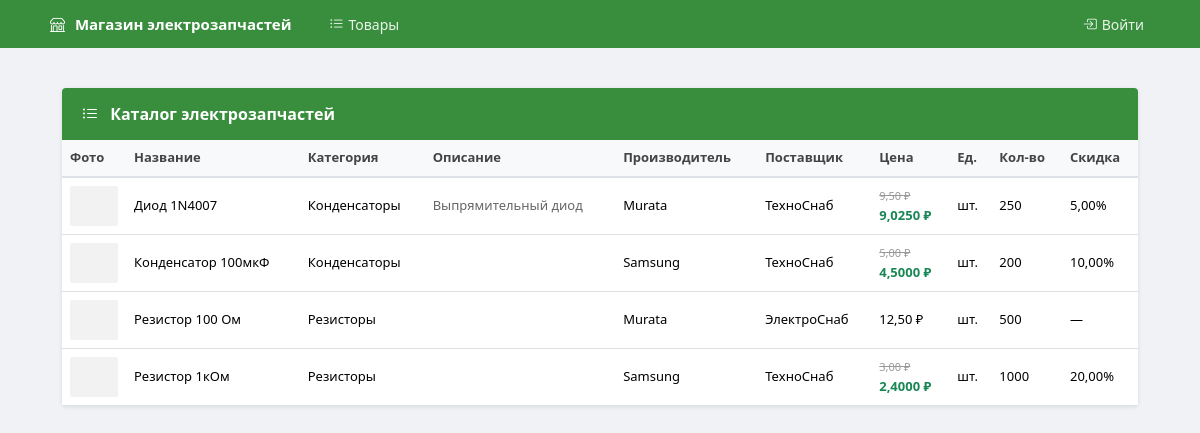
Screenshot of /products/ with the database file from the repository.
### products/models.py (models this page shows, shortened)
class Product(models.Model):
    name = models.CharField(max_length=200, verbose_name="Название товара")
    category = models.ForeignKey(Category, on_delete=models.CASCADE, verbose_name="Категория")
    description = models.TextField(blank=True, verbose_name="Описание")
    manufacturer = models.ForeignKey(Manufacturer, on_delete=models.CASCADE, verbose_name="Производитель")
    supplier = models.ForeignKey(Supplier, on_delete=models.CASCADE, verbose_name="Поставщик")
    price = models.DecimalField(
        max_digits=10,
        decimal_places=2,
        validators=[MinValueValidator(Decimal('0.00'))],
        verbose_name="Цена"
    )
    unit = models.ForeignKey(Unit, on_delete=models.CASCADE, verbose_name="Единица измерения")
    quantity = models.IntegerField(
        default=0,
        validators=[MinValueValidator(0)],
        verbose_name="Количество на складе"
    )
    discount = models.DecimalField(
        max_digits=5,
        decimal_places=2,
        default=0.00,
        validators=[MinValueValidator(Decimal('0.00')), MaxValueValidator(Decimal('100.00'))],
        verbose_name="Скидка (%)"
    )
    image = models.ImageField(
        upload_to='products/',
        blank=True,
        null=True,
        verbose_name="Изображение товара"
    )
    class Meta:
        verbose_name = "Товар"
        verbose_name_plural = "Товары"
        ordering = ['name']
    @property
    def final_price(self):
        if self.discount > 0:
            return self.price * (1 - self.discount / 100)
        return self.price
    @property
    def is_available(self):
        return self.quantity > 0

class Category(models.Model):
    name = models.CharField(max_length=100, unique=True, verbose_name="Название категории")
    class Meta:
        verbose_name = "Категория"
        verbose_name_plural = "Категории"
        ordering = ['name']

class Manufacturer(models.Model):
    name = models.CharField(max_length=100, unique=True, verbose_name="Название производителя")
    class Meta:
        verbose_name = "Производитель"
        verbose_name_plural = "Производители"
        ordering = ['name']

class Supplier(models.Model):
    name = models.CharField(max_length=100, unique=True, verbose_name="Название поставщика")
    class Meta:
        verbose_name = "Поставщик"
        verbose_name_plural = "Поставщики"
        ordering = ['name']

class Unit(models.Model):
    name = models.CharField(max_length=50, unique=True, verbose_name="Единица измерения")
    abbreviation = models.CharField(max_length=10, blank=True, verbose_name="Сокращение")
    class Meta:
        verbose_name = "Единица измерения"
        verbose_name_plural = "Единицы измерения"
        ordering = ['name']

### products/views.py (the view)
# urls.py: path('', views.product_list, name='product_list'),
def product_list(request):
    user_role = get_user_role(request.user) if request.user.is_authenticated else 'guest'
    products = Product.objects.select_related('category', 'manufacturer', 'supplier', 'unit')
    if user_role in ('admin', 'manager'):
        search_query = request.GET.get('search', '')
        if search_query:
            products = products.filter(
                Q(name__icontains=search_query) |
                Q(description__icontains=search_query) |
                Q(category__name__icontains=search_query) |
                Q(manufacturer__name__icontains=search_query) |
                Q(supplier__name__icontains=search_query) |
                Q(unit__name__icontains=search_query)
            )
        supplier_filter = request.GET.get('supplier', '')
        if supplier_filter:
            products = products.filter(supplier__id=supplier_filter)
        sort_by = request.GET.get('sort', 'name')
        if sort_by == 'quantity_asc':
            products = products.order_by('quantity')
        elif sort_by == 'quantity_desc':
            products = products.order_by('-quantity')
        else:
            products = products.order_by('name')
        suppliers = Supplier.objects.all()
    else:
        suppliers = None
        search_query = ''
        supplier_filter = ''
        sort_by = 'name'
    if user_role not in ('admin', 'manager'):
        products = products.order_by('name')
    paginator = Paginator(products, 10)
    page_number = request.GET.get('page')
    page_obj = paginator.get_page(page_number)
    return render(request, 'products/product_list.html', {
        'page_obj': page_obj,
        'user_role': user_role,
        'suppliers': suppliers,
        'search_query': search_query,
        'supplier_filter': supplier_filter,
        'sort_by': sort_by,
    })

### accounts/context_processors.py (called while the page is built)
def current_user_role(request):
    return {'current_user_role': get_user_role(request.user)}

### accounts/utils.py (called while the page is built, shortened)
def get_user_role(user):
    if not user.is_authenticated:
        return 'guest'

### templates/products/product_list.html (shortened to what this page needs)
{% extends 'base/base.html' %}
{% load static %}
{% block content %}
<div class="card">
    <div class="card-header-accent d-flex justify-content-between align-items-center">
        <span><i class="bi bi-list-ul"></i> Каталог электрозапчастей</span>
    </div>
    <div class="card-body p-0">
        {% if page_obj %}
        <div class="table-responsive">
            <table class="table table-hover mb-0">
                <thead>
                    <tr>
                        <th style="width:60px">Фото</th>
                        <th>Название</th>
                        <th>Категория</th>
                        <th>Описание</th>
                        <th>Производитель</th>
                        <th>Поставщик</th>
                        <th>Цена</th>
                        <th>Ед.</th>
                        <th>Кол-во</th>
                        <th>Скидка</th>
                    </tr>
                </thead>
                <tbody>
                    {% for product in page_obj %}
                    <tr class="product-row {% if product.discount > 15 %}discount-high{% endif %} {% if not product.is_available %}out-of-stock{% endif %} {% if user_role == 'admin' %}admin-editable-row{% endif %}"
                        {% if user_role == 'admin' %}data-edit-url="{% url 'products:product_update' product.pk %}"{% endif %}>
                        <td>
                            {% if product.image %}
                            <img src="{{ product.image.url }}" style="width:48px;height:40px;object-fit:cover;border-radius:2px;">
                            {% else %}
                            <img src="{% static 'images/picture.png' %}" style="width:48px;height:40px;object-fit:cover;border-radius:2px;opacity:0.5;">
                            {% endif %}
                        </td>
                        <td>{{ product.name }}</td>
                        <td>{{ product.category.name }}</td>
                        <td><span style="color:#666">{{ product.description|truncatechars:40 }}</span></td>
                        <td>{{ product.manufacturer.name }}</td>
                        <td>{{ product.supplier.name }}</td>
                        <td>
                            {% if product.discount > 0 %}
                            <span class="original-price">{{ product.price }} ₽</span><br>
                            <span class="final-price">{{ product.final_price }} ₽</span>
                            {% else %}
                            {{ product.price }} ₽
                            {% endif %}
                        </td>
                        <td>{{ product.unit.abbreviation|default:product.unit.name }}</td>
                        <td>{{ product.quantity }}</td>
                        <td>{% if product.discount > 0 %}{{ product.discount }}%{% else %}—{% endif %}</td>
                    </tr>
                    {% endfor %}
                </tbody>
            </table>
        </div>
        {% else %}
        <div class="text-center py-5 text-muted">
            <i class="bi bi-inbox-fill" style="font-size:2.5rem"></i>
            <p class="mt-3 mb-0">Электрозапчасти не найдены</p>
        </div>
        {% endif %}
    </div>
</div>
{% endblock %}

### templates/base/base.html (shortened to what this page needs)
<!DOCTYPE html>
<html lang="ru">
<head>
    {% load static %}
    <link href="https://cdn.jsdelivr.net/npm/bootstrap@5.3.3/dist/css/bootstrap.min.css" rel="stylesheet">
    <link href="https://cdn.jsdelivr.net/npm/bootstrap-icons@1.11.3/font/bootstrap-icons.min.css" rel="stylesheet">
</head>
<body>
<nav class="navbar navbar-expand-lg">
    <div class="container">
        <a class="navbar-brand" href="{% url 'products:product_list' %}">
            <i class="bi bi-shop"></i> Магазин электрозапчастей
        </a>
        <div class="collapse navbar-collapse" id="navbarNav">
            <ul class="navbar-nav me-auto">
                <li class="nav-item">
                    <a class="nav-link" href="{% url 'products:product_list' %}">
                        <i class="bi bi-list-ul"></i> Товары
                    </a>
                </li>
            </ul>
            <ul class="navbar-nav align-items-center">
                {% if user.is_authenticated %}
                    {% if current_user_role == 'admin' %}
                        <li class="nav-item"><span class="role-badge-nav">Администратор</span></li>
                    {% elif current_user_role == 'manager' %}
                        <li class="nav-item"><span class="role-badge-nav">Менеджер</span></li>
                    {% elif current_user_role == 'client' %}
                        <li class="nav-item"><span class="role-badge-nav">Клиент</span></li>
                    {% endif %}
                    <li class="nav-item dropdown">
                        <a class="nav-link dropdown-toggle" href="#" id="userDropdown" role="button" data-bs-toggle="dropdown">
                            <i class="bi bi-person-fill"></i> {{ user.get_full_name|default:user.username }}
                        </a>
                        <ul class="dropdown-menu dropdown-menu-end">
                            <li><a class="dropdown-item" href="{% url 'accounts:profile' %}"><i class="bi bi-person me-2"></i>Профиль</a></li>
                            <li><hr class="dropdown-divider my-1"></li>
                            <li><a class="dropdown-item text-danger" href="{% url 'accounts:logout' %}"><i class="bi bi-box-arrow-right me-2"></i>Выход</a></li>
                        </ul>
                    </li>
                {% else %}
                    <li class="nav-item">
                        <a class="nav-link" href="{% url 'accounts:login' %}">
                            <i class="bi bi-box-arrow-in-right"></i> Войти
                        </a>
                    </li>
                {% endif %}
            </ul>
        </div>
    </div>
</nav>
<main class="container mt-3">
    {% block content %}{% endblock %}
</main>
</body>
</html>

### templates/base/base.html (style rules this page uses)
:root { --accent: #388E3C; --accent-dark: #2E7D32; }
body { background-color: #f0f2f5; font-family: 'Segoe UI', Tahoma, Geneva, Verdana, sans-serif; font-size: 14px; }
.navbar { background-color: #388E3C !important; padding: 0 0; height: 48px; }
.navbar .container { height: 48px; }
.navbar-brand { font-weight: 600; font-size: 15px; color: #fff !important; padding: 0 8px; }
.navbar-brand i { margin-right: 6px; }
.navbar .nav-link { color: rgba(255,255,255,0.9) !important; font-size: 14px; padding: 0 14px !important; height: 48px; display: flex; align-items: center; }
.navbar .nav-link i { margin-right: 5px; }
main.container { padding-top: 24px; padding-bottom: 40px; max-width: 1100px; }
.card { border: none; border-radius: 4px; box-shadow: 0 1px 4px rgba(0,0,0,0.1); }
.card-header-accent { background-color: var(--accent); color: #fff; padding: 14px 20px; border-radius: 4px 4px 0 0; font-size: 16px; font-weight: 600; }
.card-header-accent i { margin-right: 8px; }
.table th { font-size: 13px; font-weight: 600; color: #444; background: #f8f9fa; border-bottom: 2px solid #dee2e6; }
.table td { font-size: 13px; vertical-align: middle; }
.discount-high { background-color: #d4edda !important; }
.original-price { text-decoration: line-through; color: #999; font-size: 0.85em; }
.final-price { color: #198754; font-weight: 700; }

### rows the page displays
Product: name "Диод 1N4007", category.name "Конденсаторы", description "Выпрямительный диод", manufacturer.name "Murata", supplier.name "ТехноСнаб", price "9,50", final_price "9,0250", unit.abbreviation "шт.", quantity "250", discount "5,00"
Product: name "Конденсатор 100мкФ", category.name "Конденсаторы", manufacturer.name "Samsung", supplier.name "ТехноСнаб", price "5,00", final_price "4,5000", unit.abbreviation "шт.", quantity "200", discount "10,00"
Product: name "Резистор 100 Ом", category.name "Резисторы", manufacturer.name "Murata", supplier.name "ЭлектроСнаб", price "12,50", unit.abbreviation "шт.", quantity "500"
Product: name "Резистор 1кОм", category.name "Резисторы", manufacturer.name "Samsung", supplier.name "ТехноСнаб", price "3,00", final_price "2,4000", unit.abbreviation "шт.", quantity "1000", discount "20,00"
